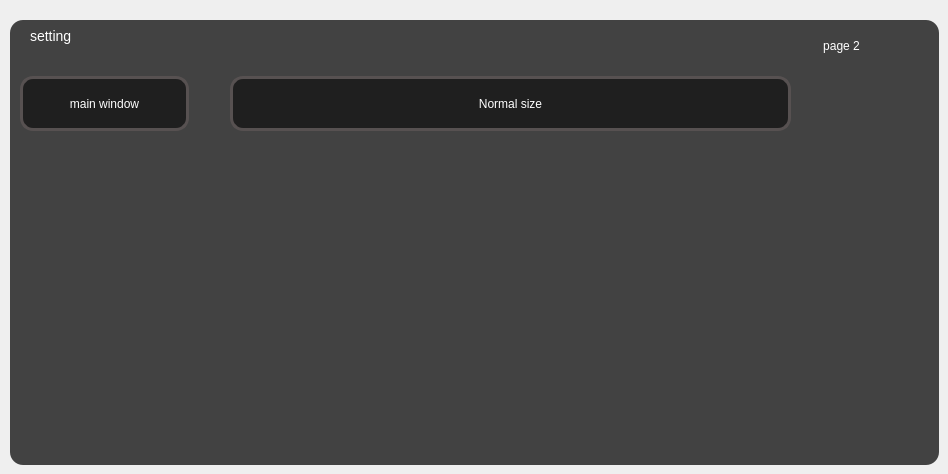
      <widget class="QWidget" name="setting_page_3">
       <widget class="QFrame" name="setting_page_2">
        <property name="geometry">
         <rect>
          <x>10</x>
          <y>20</y>
          <width>929</width>
          <height>445</height>
         </rect>
        </property>
        <property name="styleSheet">
         <string notr="true">background: rgba(23, 23, 23, 0.8);
box-shadow: 2px 4px 4px rgba(0, 0, 0, 0.35);
border-radius: 13px;</string>
        </property>
        <property name="frameShape">
         <enum>QFrame::StyledPanel</enum>
        </property>
        <property name="frameShadow">
         <enum>QFrame::Raised</enum>
        </property>
        <widget class="QLabel" name="label_setting_page_2">
         <property name="geometry">
          <rect>
           <x>20</x>
           <y>0</y>
           <width>71</width>
           <height>31</height>
          </rect>
         </property>
         <property name="styleSheet">
          <string notr="true">font: 8pt &quot;Arial&quot;;
font-style: normal;
font-weight: normal;
font-size: 14px;
line-height: 34px;
/* identical to box height */
background: rgba(33, 24, 24, 0.0);

color: #FFFFFF;
</string>
         </property>
         <property name="text">
          <string>setting</string>
         </property>
        </widget>
        <widget class="QLabel" name="label_window_page_2">
         <property name="geometry">
          <rect>
           <x>10</x>
           <y>56</y>
           <width>169</width>
           <height>55</height>
          </rect>
         </property>
         <property name="styleSheet">
          <string notr="true">background: rgba(23, 23, 23, 0.8);
font: 18pt &quot;Arial&quot;;
border: 3px solid #575151;
box-sizing: border-box;
box-shadow: 2px 4px 4px rgba(0, 0, 0, 0.25);
border-radius: 13px;

font-weight: normal;

line-height: 40px;

color: #FFFFFF;
</string>
         </property>
         <property name="text">
          <string>main window</string>
         </property>
         <property name="alignment">
          <set>Qt::AlignCenter</set>
         </property>
        </widget>
        <widget class="QLabel" name="label_normal_window_page_2">
         <property name="geometry">
          <rect>
           <x>220</x>
           <y>56</y>
           <width>561</width>
           <height>55</height>
          </rect>
         </property>
         <property name="styleSheet">
          <string notr="true">background: rgba(23, 23, 23, 0.8);
font: 18pt &quot;Arial&quot;;
border: 3px solid #575151;
box-sizing: border-box;
box-shadow: 2px 4px 4px rgba(0, 0, 0, 0.25);
border-radius: 13px;

font-weight: normal;

line-height: 40px;

color: #FFFFFF;
</string>
         </property>
         <property name="text">
          <string>Normal size</string>
         </property>
         <property name="alignment">
          <set>Qt::AlignCenter</set>
         </property>
        </widget>
        <widget class="QLabel" name="label_page_2">
         <property name="geometry">
          <rect>
           <x>786</x>
           <y>10</y>
           <width>91</width>
           <height>31</height>
          </rect>
         </property>
         <property name="styleSheet">
          <string notr="true">background: rgba(33, 24, 24, 0.0);
font: 16pt &quot;Arial&quot;;
box-sizing: border-box;
box-shadow: 2px 4px 4px rgba(0, 0, 0, 0.25);
border-radius: 13px;

font-weight: normal;

line-height: 40px;

color: #FFFFFF;
</string>
         </property>
         <property name="text">
          <string>page 2</string>
         </property>
         <property name="alignment">
          <set>Qt::AlignCenter</set>
         </property>
        </widget>
        <widget class="QPushButton" name="button_window_r_2">
         <property name="geometry">
          <rect>
           <x>740</x>
           <y>70</y>
           <width>31</width>
           <height>26</height>
          </rect>
         </property>
         <property name="styleSheet">
          <string notr="true">background: rgba(33, 24, 24, 0.0);</string>
         </property>
         <property name="text">
          <string/>
         </property>
         <property name="icon">
          <iconset>
           <normaloff>../../Neko_project/DeKi-Project/material/image 38.png</normaloff>../../Neko_project/DeKi-Project/material/image 38.png</iconset>
         </property>
        </widget>
        <widget class="QPushButton" name="button_window_l_2">
         <property name="geometry">
          <rect>
           <x>230</x>
           <y>70</y>
           <width>31</width>
           <height>26</height>
          </rect>
         </property>
         <property name="styleSheet">
          <string notr="true">background: rgba(33, 24, 24, 0.0);</string>
         </property>
         <property name="text">
          <string/>
         </property>
         <property name="icon">
          <iconset>
           <normaloff>../../Neko_project/DeKi-Project/material/image 52.png</normaloff>../../Neko_project/DeKi-Project/material/image 52.png</iconset>
         </property>
        </widget>
        <widget class="QPushButton" name="button_on_1_page">
         <property name="geometry">
          <rect>
           <x>761</x>
           <y>13</y>
           <width>31</width>
           <height>26</height>
          </rect>
         </property>
         <property name="styleSheet">
          <string notr="true">background: rgba(33, 24, 24, 0.0);</string>
         </property>
         <property name="text">
          <string/>
         </property>
         <property name="icon">
          <iconset>
           <normaloff>../../Neko_project/DeKi-Project/material/image 52.png</normaloff>../../Neko_project/DeKi-Project/material/image 52.png</iconset>
         </property>
        </widget>
       </widget>
      </widget>
